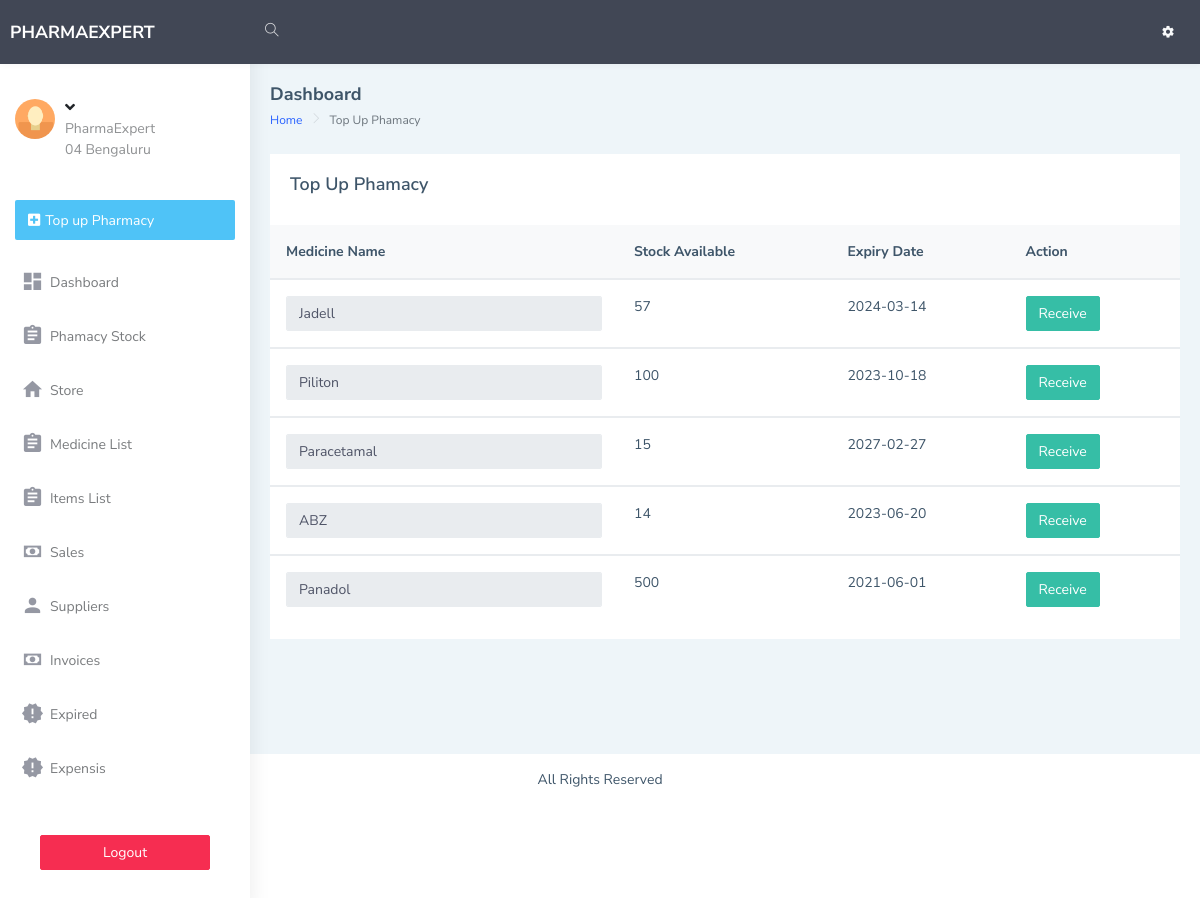
Screenshot of /dashboard/manage_pharmacy.php with the database file from the repository.
### tables this page shows
CREATE TABLE `info` (
  `id` int(10) NOT NULL,
  `name` varchar(255) NOT NULL,
  `address` varchar(255) NOT NULL,
  `phone_no` varchar(255) NOT NULL,
  `email` varchar(255) NOT NULL,
  `opening_date` varchar(255) NOT NULL,
  `closing_balance` varchar(255) NOT NULL,
  `opening_balance` varchar(255) NOT NULL
);

CREATE TABLE `store` (
  `id` int(10) NOT NULL,
  `medicine_name` varchar(255) NOT NULL,
  `date_received` date NOT NULL,
  `Qty` varchar(255) NOT NULL DEFAULT '0',
  `expiry_date` date NOT NULL DEFAULT current_timestamp(),
  `amount` varchar(255) NOT NULL,
  `stock_out` varchar(255) NOT NULL DEFAULT '0',
  `price` varchar(255) NOT NULL DEFAULT '0',
  `capacity` varchar(255) NOT NULL,
  `type` varchar(255) NOT NULL,
  `dosage_sold` varchar(255) NOT NULL,
  `dosage` varchar(255) NOT NULL,
  `price_dosage` varchar(255) NOT NULL DEFAULT '0',
  `app` varchar(255) NOT NULL,
  `half_dosage_price` int(11) NOT NULL,
  `confirm` varchar(10) NOT NULL DEFAULT '0'
);

### dashboard/manage_pharmacy.php (the view, shortened to what this page needs)
<!DOCTYPE html>
<html dir="ltr" lang="en">
<?php
require "includes/head.php";
?>
<body>
    <div id="main-wrapper" data-layout="vertical" data-navbarbg="skin5" data-sidebartype="full"
        data-sidebar-position="absolute" data-header-position="absolute" data-boxed-layout="full">
        <?php require "includes/header.php"?>
       <?php require "includes/aside.php";?>
        <div class="page-wrapper">
            <div class="page-breadcrumb">
                <div class="row align-items-center">
                    <div class="col-5">
                        <h4 class="page-title">Dashboard</h4>
                        <div class="d-flex align-items-center">
                            <nav aria-label="breadcrumb">
                                <ol class="breadcrumb">
                                    <li class="breadcrumb-item"><a href="index.php">Home</a></li>
                                    <li class="breadcrumb-item active" aria-current="page"> Top Up Phamacy</li>
                                </ol>
                            </nav>
                        </div>
                    </div>
                </div>
            </div>
            <div class="container-fluid">
                <div class="row">
                    <div class="col-12">
                        <div class="card">
                            <div class="card-body">
                                <div class="d-md-flex align-items-center">
                                    <div>
                                        <h4 class="card-title"> Top Up Phamacy </h4>
                                    </div>
									</div>
                            </div>
                                <table class="table v-middle">
                                    <thead>
                                        <tr class="bg-light">
                                            <th class="border-top-0">Medicine Name</th>
                                            <th class="border-top-0">Stock Available</th>
											 <th class="border-top-0">Expiry Date</th>
                                           <th class="border-top-0">Action</th>
                                        </tr>
                                    </thead>
									<?php
								require "includes/conn.php";
								$sql ="SELECT * FROM store";
								$res = mysqli_query($conn,$sql);
								if ($res == TRUE) {
									$count = mysqli_num_rows($res);
									if($count > 0){
										while ($rows=mysqli_fetch_assoc($res)) {
											$id=$rows['id'];
											$medicine_name=$rows['medicine_name'];
											$Qty=$rows['Qty'];
											$expiry_date=$rows['expiry_date'];
									   ?>
                                    <tbody id="output">
                                        <tr>
										   <td>
											<input  readonly class="form-control"  value="<?php echo "$medicine_name";?> " name="medicine_name">
										   </td>
											<td><?php echo "$Qty";?></td>
											<td><?php echo "$expiry_date";;?></td>
											<td>
                                              <a  href="requisation.php?id=<?php echo "$id"?>" class="btn btn-success" type="button">Receive</a>
                                               </td>
                                        </tr>
                                    </tbody>
											 <?php
										}
									}
								}
							?>
                                </table>
                        </div>
                    </div>
                </div>
            </div>
            </div>
            <footer class="footer text-center">
                All Rights Reserved
            </footer>
        </div>
</body>
</html>

### dashboard/includes/header.php (shortened to what this page needs)
<header class="topbar" data-navbarbg="skin5">
            <nav class="navbar top-navbar navbar-expand-md navbar-dark">
                <div class="navbar-header" data-logobg="skin5">
                    <a class="navbar-brand" href="index.html">
                        <b class="logo-icon text-uppercase">
                        <?php
                                                        require "includes/conn.php";
                                                        $sql ="SELECT * FROM info";
                                                    $res = mysqli_query($conn,$sql);
                                                    if ($res == TRUE) {
                                                        $count = mysqli_num_rows($res);
                                                        if($count > 0){
                                                            while ($rows=mysqli_fetch_assoc($res)) {
                                                                $name=$rows['name'];
                                                                $address=$rows['address'];
                                                           ?>
                                             <?php echo $name;?>
                                                                <?php
                                                            }
                                                        }
                                                    }
                                                ?>
                        </b>
                    </a>
                </div>
                <div class="navbar-collapse collapse" id="navbarSupportedContent" data-navbarbg="skin5">
                    <ul class="navbar-nav float-left mr-auto">
                        <li class="nav-item search-box"> <a class="nav-link waves-effect waves-dark"
                                href="javascript:void(0)"><i class="ti-search"></i></a>
                        </li>
                    </ul>
                        <ul class="navbar-nav float-right">
                        <li class="nav-item dropdown">
                            <a class="nav-link dropdown-toggle text-muted waves-effect waves-dark pro-pic" href=""
                                data-toggle="dropdown" aria-haspopup="true" aria-expanded="false"><i class="mdi mdi-settings text-light font-weight-bold"></i></a>
                        </li>
                    </ul>
                </div>
            </nav>
        </header>

### dashboard/includes/aside.php (shortened to what this page needs)
<aside class="left-sidebar" data-sidebarbg="skin6">
           <div class="scroll-sidebar">
               <nav class="sidebar-nav">
                   <ul id="sidebarnav">
                       <li>
                           <div class="user-profile d-flex no-block dropdown m-t-20">
                               <div class="user-pic"><img src="assets/images/users/1.jpg" alt="users"
                                       class="rounded-circle" width="40" /></div>
                               <div class="user-content hide-menu m-l-10">
                                   <a href="javascript:void(0)" class="" id="Userdd" role="button"
                                       data-toggle="dropdown" aria-haspopup="true" aria-expanded="false">
                                       <h5 class="m-b-0 user-name font-medium"><?php if(isset($_SESSION['sessionUsername'])){
                                           }?> <i
                                               class="fa fa-angle-down"></i></h5>
                                       <span class="op-5 user-email"><?php echo $name;?> </span><br>
                                       <span class="op-5 user-email"><?php echo $address;?> </span>
                                   </a>
                               </div>
                           </div>
                       </li>
                       <li class="p-15 m-t-10"><a href="pharmacy_stock.php"
                               class="btn btn-block create-btn text-white no-block d-flex align-items-center"><i
                                   class="fa fa-plus-square"></i> <span class="hide-menu m-l-5">Top up Pharmacy<span> </a>
                       </li>
                       <li class="sidebar-item"> <a class="sidebar-link waves-effect waves-dark sidebar-link"
                               href="index.php" aria-expanded="false"><i class="mdi mdi-view-dashboard"></i><span
                                   class="hide-menu">Dashboard</span></a></li>
					<li class="sidebar-item"> <a class="sidebar-link waves-effect waves-dark sidebar-link"
                               href="pharmacy_stock.php" aria-expanded="false"><i
                                   class="mdi mdi-clipboard-text"></i><span class="hide-menu">Phamacy Stock</span></a></li>
								<li class="sidebar-item"> <a class="sidebar-link waves-effect waves-dark sidebar-link"
                               href="receiving.php" aria-expanded="false"><i
                                   class="mdi mdi-home"></i><span class="hide-menu">Store</span></a></li>
					<li class="sidebar-item"> <a class="sidebar-link waves-effect waves-dark sidebar-link"
                               href="medicine_list.php" aria-expanded="false"><i class="mdi mdi-clipboard-text"></i><span
                                   class="hide-menu">Medicine List</span></a></li>
								<li class="sidebar-item"> <a class="sidebar-link waves-effect waves-dark sidebar-link"
                               href="items_list.php" aria-expanded="false"><i class="mdi mdi-clipboard-text "></i><span
                                   class="hide-menu">Items List</span></a></li>
					<li class="sidebar-item"> <a class="sidebar-link waves-effect waves-red sidebar-link "
                               href="sales_report.php" aria-expanded="false"><i class="mdi mdi-cash"></i><span
                                   class="hide-menu">Sales</span></a></li>
					<li class="sidebar-item"> <a class="sidebar-link waves-effect waves-red sidebar-link "
                               href="suppliers.php" aria-expanded="false"><i class="mdi mdi-account"></i><span
                                   class="hide-menu">Suppliers</span></a></li>
					<li class="sidebar-item"> <a class="sidebar-link waves-effect waves-red sidebar-link "
                               href="invoice.php" aria-expanded="false"><i class="mdi mdi-cash"></i><span
                                   class="hide-menu">Invoices</span></a></li>
					<li class="sidebar-item"> <a class="sidebar-link waves-effect waves-red sidebar-link "
                               href="expired.php" aria-expanded="false"><i class="mdi mdi-alert-octagram"></i><span
                                   class="hide-menu">Expired</span></a></li>
					<li class="sidebar-item"> <a class="sidebar-link waves-effect waves-red sidebar-link "
                               href="expensis.php" aria-expanded="false"><i class="mdi mdi-alert-octagram"></i><span
                                   class="hide-menu">Expensis</span></a></li>
                                   <li class="text-center p-40 upgrade-btn">
                 <a href="includes/logout.php"
                     class="btn btn-block btn-danger text-white" >Logout</a>
             </li>
                   </ul>
               </nav>
           </div>
       </aside>

### rows the page displays
info: name "PHARMAEXPERT", name "PharmaExpert", address "04 Bengaluru"
store: medicine_name "Jadell", Qty "57", expiry_date "2024-03-14"
store: medicine_name "Piliton", Qty "100", expiry_date "2023-10-18"
store: medicine_name "Paracetamal", Qty "15", expiry_date "2027-02-27"
store: medicine_name "ABZ", Qty "14", expiry_date "2023-06-20"
store: medicine_name "Panadol", Qty "500", expiry_date "2021-06-01"
